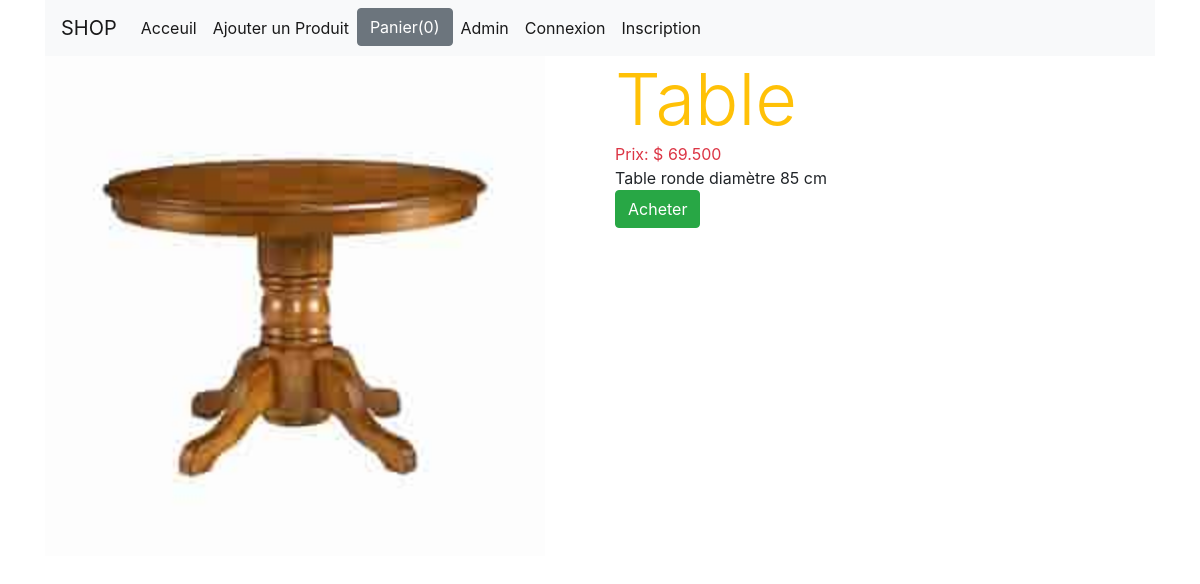
The page /1 on the database its author committed.
### magasin/models.py (models this page shows, shortened)
class Produit(models.Model):
     libellé=models.CharField(max_length=100)
     desciption=models.TextField(default='Non définie')
     prix=models.DecimalField(max_digits=10,decimal_places=3)
     TYPE_CHOICES=[('em','Emballé'),('fr','Frais'),('cs','Conserve')]
     type=models.CharField(max_length=2,choices=TYPE_CHOICES,default='em')
     img=models.ImageField(blank=True)
     categorie=models.ForeignKey(Categorie,on_delete=models.CASCADE,null=True)
     fournisseur=models.ForeignKey(Fournisseur,on_delete=models.CASCADE,null=True)

### magasin/views.py (the view)
# urls.py: path('<int:myid>',views.detail, name="detail"),
def detail(request, myid):
    list = Produit.objects.get(id=myid)
    return render(request,'magasin/detail.html', {'list': list})

### magasin/templates/magasin/detail.html
{% extends 'magasin/base.html' %}
{% block content %}
    <div class="row">
        <div class="col-md-6">
            <div>
                <img src="/media/{{ list.img }}" width="500px" height="500px" alt="">
            </div>
        </div>
        <div class="col-md-6">
            <div class="text-warning display-3">
                {{ list.libellé }}
            </div>
            <div class="text-danger ">
               Prix:  $ {{ list.prix }}
            </div>
            <div>
                {{ list.desciption }}
            </div>
            <a href="#"><button class="btn btn-success">Acheter</button></a>
        </div>
    </div>
{% endblock %}

### rows shown on the page
Produit: img (picture), libellé "Table", prix "69.500", desciption "Table ronde diamètre 85 cm"
